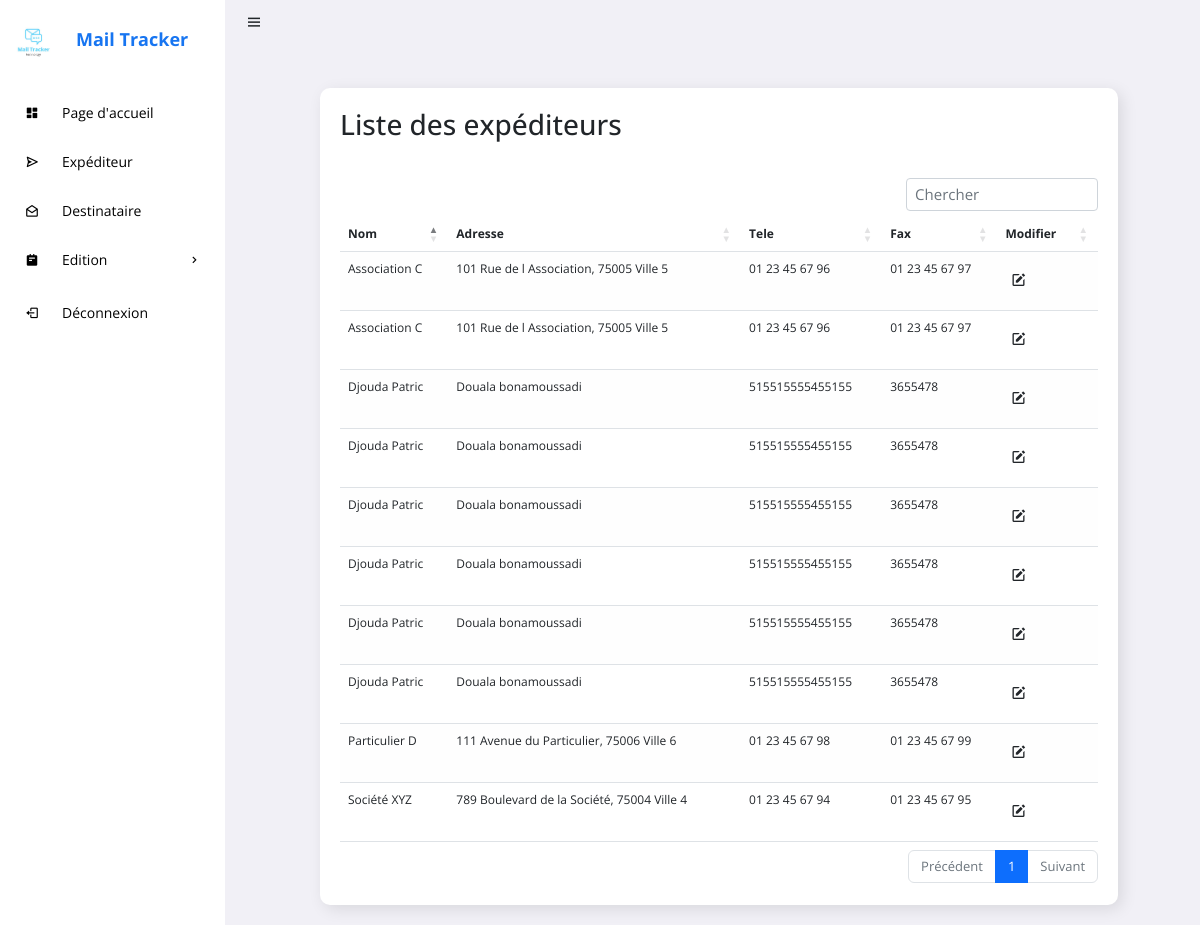
/expediteur.php, run on an earlier commit of the app's database.
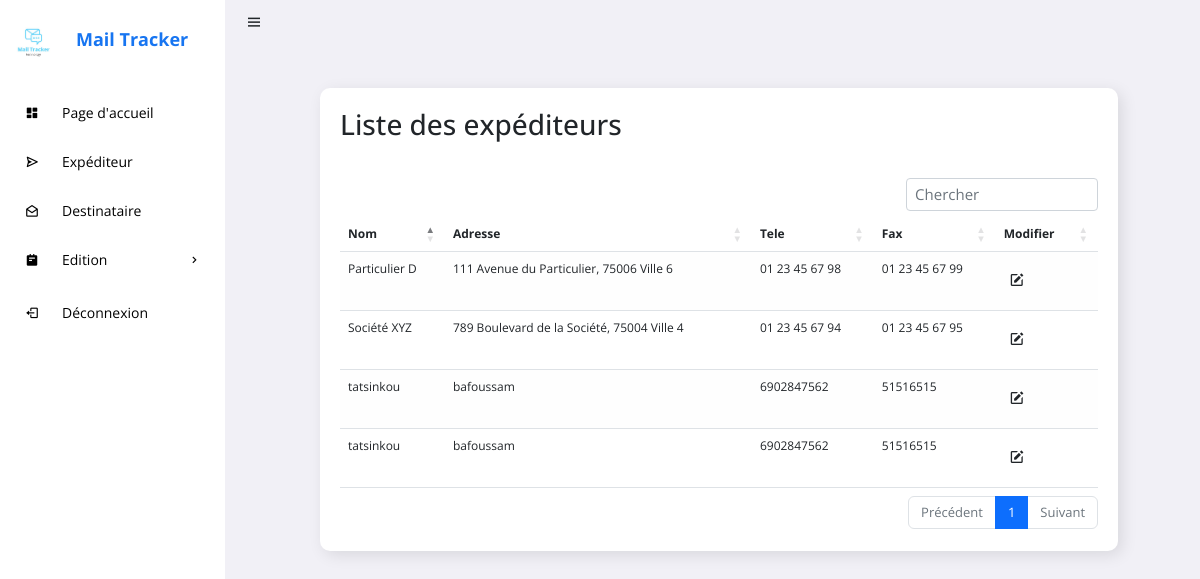
And on a later commit of the database.
### tables this page shows
CREATE TABLE IF NOT EXISTS `expediteur` (
  `ID_EXP` int NOT NULL AUTO_INCREMENT,
  `NOM_EXP` varchar(255) DEFAULT NULL,
  `ADRESSE_EXP` varchar(255) DEFAULT NULL,
  `TEL_EXP` text,
  `FAX_EXP` text,
  PRIMARY KEY (`ID_EXP`)
);

### expediteur.php (the view, shortened to what this page needs)
<?php
    include "connexion/config.php";
?>
<!DOCTYPE html>
<html lang="en">
<head>
	<link rel="stylesheet" href="https://cdn.datatables.net/1.12.1/css/dataTables.bootstrap5.min.css">
    <link rel="stylesheet" href="https://cdn.jsdelivr.net/npm/bootstrap@5.2.0/dist/css/bootstrap.min.css">
    <link rel="stylesheet" href="https://cdnjs.cloudflare.com/ajax/libs/font-awesome/6.1.2/css/all.min.css">
    <link href='https://unpkg.com/boxicons@2.0.9/css/boxicons.min.css' rel='stylesheet'>
	<link rel="stylesheet" href="css/style.css">
</head>
<body>
	<section id="sidebar">
		<a href="#" class="brand"><img src="image/Mail.jpg" width="55" height="55" style="margin-top:20px;"><span>Mail Tracker</span></a>
		<ul class="side-menu">
			<li><a href="pageAcc.php" class="active"><i class='bx bxs-dashboard icon' ></i>Page d'accueil</a></li>
			<li><a href="expediteur.php"><i class='bx bx-send icon' ></i>Expéditeur</a></li>
			<li><a href="destinataire.php"><i class='bx bx-envelope-open icon' ></i>Destinataire</a></li>
			<li>
				<a href="#"><i class='bx bxs-notepad icon' ></i>Edition <i class='bx bx-chevron-right icon-right' ></i></a>
			</li>
			<li><a href="deconn.php"><i class='bx bx-log-out icon' ></i> Déconnexion</a></li>
		</ul>
	</section>
	<section id="content">
		<nav>
			<i class='bx bx-menu toggle-sidebar' ></i>
		</nav>
		<main>
			<div class="data">
				<div class="content-data">
					<div class="details">
						<div class="recentOrders">
							<div class="cardHeader">
								<h3>Liste des expéditeurs</h3>
							</div>
							</div class="table-responsive">
                                    <table id="example" class="table table-striped">
                                            <thead class="thead-dark">
                                                <tr>
                                                    <th scope="col">Nom </th>
                                                    <th scope="col">Adresse</th>
                                                    <th scope="col">Tele</th>
                                                    <th scope="col">Fax</th>
                                                    <th scope="col">Modifier</th>
                                                </tr>
                                            </thead>
                                            <?php
                                $sql = "SELECT * FROM expediteur";
                                $exp = $conn->prepare($sql);
                                $exp->execute();
                                $tabExp=$exp->fetchAll(PDO::FETCH_ASSOC);
                                foreach($tabExp as $value){
                                ?>
                                <tr>
                                    <td><?php echo $value['NOM_EXP']?></td>
                                    <td><?php echo $value['ADRESSE_EXP']?></td>
                                    <td><?php echo $value['TEL_EXP']?></td>
                                    <td><?php echo $value['FAX_EXP']?></td>
									<td>
                                        <a href="modifierExp.php?modifier=<?php echo $value['ID_EXP']; ?>"><button type="button" class="btn"><i class='bx bxs-edit'></i></button></a>
                                    </td>
                                </tr>
                                <?php }?>
                                        </table>
                                    </div>
                            </div>
                            </div>
		</main>
	</section>
</body>
</html>

What changed in the data, as far as the page shows it:
removed expediteur: NOM_EXP "Association C", ADRESSE_EXP "101 Rue de l Association, 75005 Ville 5", TEL_EXP "01 23 45 67 96", FAX_EXP "01 23 45 67 97"
removed expediteur: NOM_EXP "Djouda Patric", ADRESSE_EXP "Douala bonamoussadi", TEL_EXP "515515555455155", FAX_EXP "3655478"
removed expediteur: NOM_EXP "Association C", ADRESSE_EXP "101 Rue de l Association, 75005 Ville 5", TEL_EXP "01 23 45 67 96", FAX_EXP "01 23 45 67 97"
removed expediteur: NOM_EXP "Djouda Patric", ADRESSE_EXP "Douala bonamoussadi", TEL_EXP "515515555455155", FAX_EXP "3655478"
removed expediteur: NOM_EXP "Djouda Patric", ADRESSE_EXP "Douala bonamoussadi", TEL_EXP "515515555455155", FAX_EXP "3655478"
removed expediteur: NOM_EXP "Djouda Patric", ADRESSE_EXP "Douala bonamoussadi", TEL_EXP "515515555455155", FAX_EXP "3655478"
removed expediteur: NOM_EXP "Djouda Patric", ADRESSE_EXP "Douala bonamoussadi", TEL_EXP "515515555455155", FAX_EXP "3655478"
removed expediteur: NOM_EXP "Djouda Patric", ADRESSE_EXP "Douala bonamoussadi", TEL_EXP "515515555455155", FAX_EXP "3655478"
added expediteur: NOM_EXP "tatsinkou", ADRESSE_EXP "bafoussam", TEL_EXP "6902847562", FAX_EXP "51516515"
added expediteur: NOM_EXP "tatsinkou", ADRESSE_EXP "bafoussam", TEL_EXP "6902847562", FAX_EXP "51516515"
